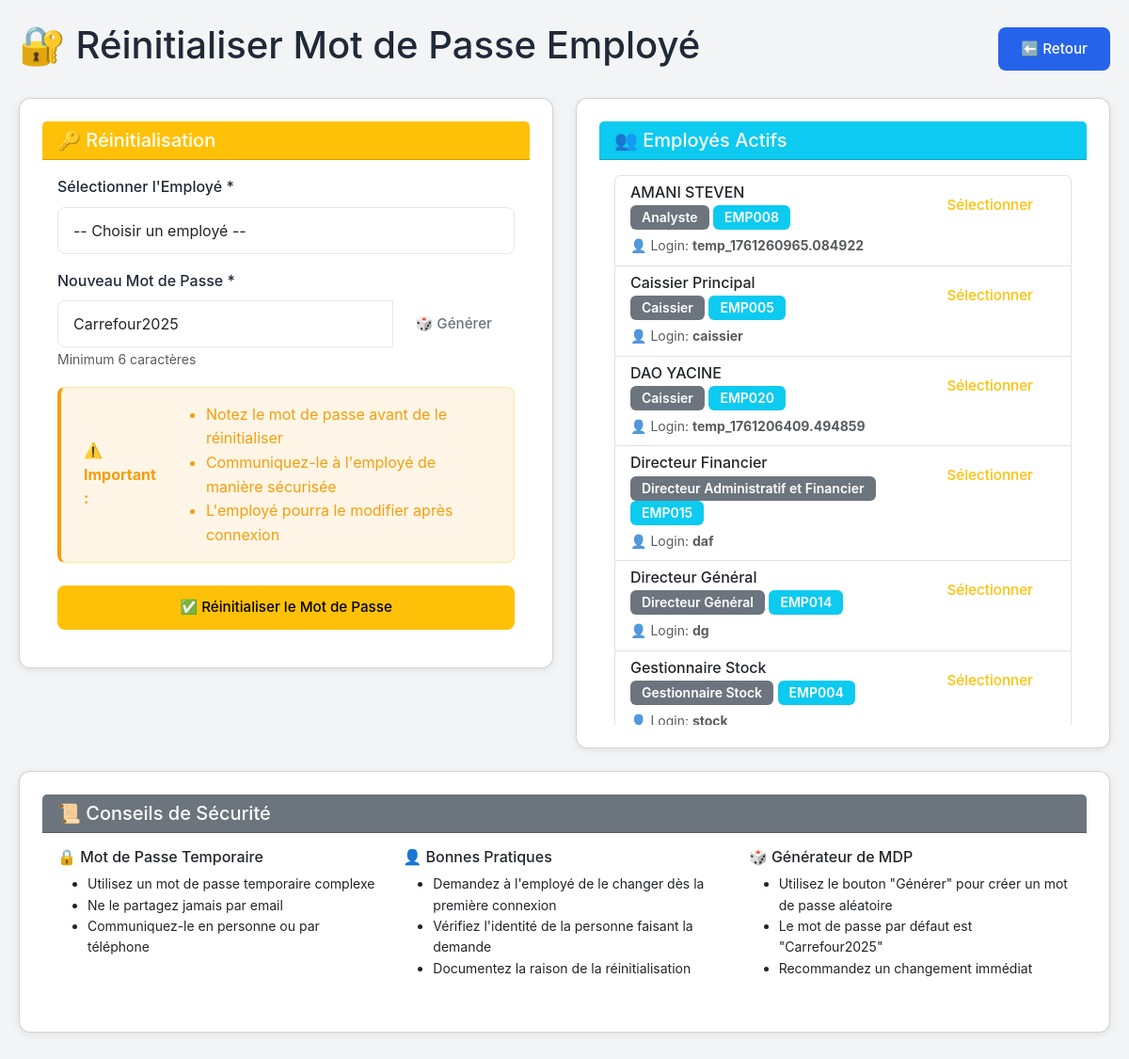
Page /rh/reinitialiser-mdp/ (signed in) on the committed database.
### CarrefourApp/models.py (models this page shows, shortened)
class Employe(AbstractUser):
    ROLES = [
        ('DG', 'Directeur Général'),
        ('DAF', 'Directeur Administratif et Financier'),
        ('RH', 'Responsable RH'),
        ('STOCK', 'Gestionnaire Stock'),
        ('CAISSIER', 'Caissier'),
        ('MARKETING', 'Marketing'),
        ('ANALYSTE', 'Analyste'),
    ]
    DEPARTEMENTS = [
        ('DIRECTION', 'Direction Générale'),
        ('FINANCE', 'Finance'),
        ('RH', 'Ressources Humaines'),
        ('LOGISTIQUE', 'Logistique'),
        ('VENTES', 'Ventes'),
        ('MARKETING', 'Marketing'),
        ('ALIMENTAIRE', 'Alimentaire'),
        ('HYGIENE', 'Hygiène'),
    ]
    employee_id = models.CharField(max_length=20, unique=True, blank=True)
    role = models.CharField(max_length=20, choices=ROLES, default='CAISSIER')
    departement = models.CharField(max_length=50, choices=DEPARTEMENTS, default='VENTES')
    telephone = models.CharField(max_length=20, blank=True)
    photo = models.ImageField(upload_to='employees/', blank=True, null=True)
    date_embauche = models.DateField(default=timezone.now)
    est_actif = models.BooleanField(default=True)
    est_compte_systeme = models.BooleanField(default=False, help_text="Compte système protégé (DG, DAF, RH) - Ne peut pas être supprimé")
    acces_stocks = models.BooleanField(default=False)
    acces_caisse = models.BooleanField(default=False)
    acces_fidelisation = models.BooleanField(default=False)
    acces_rapports = models.BooleanField(default=False)
    heure_debut_travail = models.TimeField(default='08:00', help_text="Heure de début de travail")
    heure_fin_travail = models.TimeField(default='17:00', help_text="Heure de fin de travail")
    duree_pause = models.IntegerField(default=90, help_text="Durée de la pause en minutes (par défaut 1h30)")
    derniere_connexion_custom = models.DateTimeField(null=True, blank=True)
    class Meta:
        verbose_name = 'Employé'
        verbose_name_plural = 'Employés'

### CarrefourApp/views.py (the view, shortened to what this page needs)
# urls.py: path('rh/reinitialiser-mdp/', views.rh_reinitialiser_mdp, name='rh_reinitialiser_mdp'),
@login_required
def rh_reinitialiser_mdp(request):
    if request.user.role not in ['RH', 'MANAGER', 'ADMIN', 'DG', 'DAF']:
        messages.error(request, "Accès refusé. Réservé aux RH/Managers.")
        return redirect('dashboard_rh')
    employes = Employe.objects.filter(est_actif=True).order_by('first_name', 'last_name')
    context = {
        'employes': employes,
    }
    return render(request, 'planning/rh_reinitialiser_mdp.html', context)

### CarrefourApp/context_processors.py (called while the page is built)
def dashboard_url(request):
    if request.user.is_authenticated:
        dashboard_map = {
            'DG': 'dashboard_dg',
            'DAF': 'dashboard_daf',
            'RH': 'dashboard_rh',
            'STOCK': 'dashboard_stock',
            'CAISSIER': 'dashboard_caisse',
            'MARKETING': 'dashboard_marketing',
        }
        return {
            'user_dashboard_url': dashboard_map.get(request.user.role, 'home')
        }
    return {
        'user_dashboard_url': 'home'
    }

### templates/planning/rh_reinitialiser_mdp.html (shortened to what this page needs)
{% extends 'base.html' %}
{% load static %}
{% block content %}
<div class="container mt-4">
    <div class="d-flex justify-content-between align-items-center mb-4">
        <h1>🔐 Réinitialiser Mot de Passe Employé</h1>
        <a href="{% url 'dashboard_rh' %}" class="btn btn-secondary">⬅️ Retour</a>
    </div>
    <div class="row">
        <div class="col-md-6">
            <div class="card">
                <div class="card-header bg-warning text-white">
                    <h5 class="mb-0">🔑 Réinitialisation</h5>
                </div>
                <div class="card-body">
                    <form method="POST">
                        <div class="mb-3">
                            <label for="employe_id" class="form-label">Sélectionner l'Employé *</label>
                            <select name="employe_id" id="employe_id" class="form-control" required>
                                <option value="">-- Choisir un employé --</option>
                            </select>
                        </div>
                        <div class="mb-3">
                            <label for="nouveau_mot_de_passe" class="form-label">Nouveau Mot de Passe *</label>
                            <div class="input-group">
                                <input type="text" name="nouveau_mot_de_passe" id="nouveau_mot_de_passe"
                                    class="form-control" required minlength="6" value="Carrefour2025">
                                <button type="button" class="btn btn-outline-secondary" onclick="genererMDP()">
                                    🎲 Générer
                                </button>
                            </div>
                            <small class="text-muted">Minimum 6 caractères</small>
                        </div>
                        <div class="alert alert-warning">
                            <strong>⚠️ Important :</strong>
                            <ul class="mb-0">
                                <li>Notez le mot de passe avant de le réinitialiser</li>
                                <li>Communiquez-le à l'employé de manière sécurisée</li>
                                <li>L'employé pourra le modifier après connexion</li>
                            </ul>
                        </div>
                        <div class="d-grid">
                            <button type="submit" class="btn btn-warning btn-lg">
                                ✅ Réinitialiser le Mot de Passe
                            </button>
                        </div>
                    </form>
                </div>
            </div>
        </div>
        <div class="col-md-6">
            <div class="card">
                <div class="card-header bg-info text-white">
                    <h5 class="mb-0">👥 Employés Actifs</h5>
                </div>
                <div class="card-body" style="max-height: 600px; overflow-y: auto;">
                    <div class="list-group">
                        {% for emp in employes %}
                        <div class="list-group-item">
                            <div class="d-flex justify-content-between align-items-start">
                                <div>
                                    <h6 class="mb-1">{{ emp.get_full_name }}</h6>
                                    <p class="mb-1">
                                        <span class="badge bg-secondary">{{ emp.get_role_display }}</span>
                                        <span class="badge bg-info">{{ emp.employee_id }}</span>
                                    </p>
                                    <small class="text-muted">
                                        👤 Login: <strong>{{ emp.username }}</strong>
                                    </small>
                                </div>
                                <button class="btn btn-sm btn-outline-warning"
                                    onclick="selectEmploye('{{ emp.id }}', '{{ emp.get_full_name }}')">
                                    Sélectionner
                                </button>
                            </div>
                        </div>
                        {% endfor %}
                    </div>
                </div>
            </div>
        </div>
    </div>
    <div class="card mt-4">
        <div class="card-header bg-secondary text-white">
            <h5 class="mb-0">📜 Conseils de Sécurité</h5>
        </div>
        <div class="card-body">
            <div class="row">
                <div class="col-md-4">
                    <h6>🔒 Mot de Passe Temporaire</h6>
                    <ul class="small">
                        <li>Utilisez un mot de passe temporaire complexe</li>
                        <li>Ne le partagez jamais par email</li>
                        <li>Communiquez-le en personne ou par téléphone</li>
                    </ul>
                </div>
                <div class="col-md-4">
                    <h6>👤 Bonnes Pratiques</h6>
                    <ul class="small">
                        <li>Demandez à l'employé de le changer dès la première connexion</li>
                        <li>Vérifiez l'identité de la personne faisant la demande</li>
                        <li>Documentez la raison de la réinitialisation</li>
                    </ul>
                </div>
                <div class="col-md-4">
                    <h6>🎲 Générateur de MDP</h6>
                    <ul class="small">
                        <li>Utilisez le bouton "Générer" pour créer un mot de passe aléatoire</li>
                        <li>Le mot de passe par défaut est "Carrefour2025"</li>
                        <li>Recommandez un changement immédiat</li>
                    </ul>
                </div>
            </div>
        </div>
    </div>
</div>
{% endblock %}

### static/css/style.css (style rules this page uses)
:root { --primary-blue: #2563EB; --primary-green: #28A745; --light-blue: #EFF6FF; --light-green: #F0FDF4; --dark-blue: #1E40AF; --dark-green: #15803D; --text-dark: #1F2937; --text-light: #6B7280; --bg-gray: #F9FAFB; --border-gray: #E5E7EB; --white: #FFFFFF; --red: #DC2626; --orange: #F97316; --purple: #9333EA; --yellow: #FBBF24; }
* { margin: 0; padding: 0; box-sizing: border-box; }
body { font-family: 'Segoe UI', Tahoma, Geneva, Verdana, sans-serif; background-color: var(--bg-gray); color: var(--text-dark); line-height: 1.6; }
.container { max-width: 1400px; margin: 0 auto; padding: 0 20px; }
.btn { padding: 0.75rem 1.5rem; border: none; border-radius: 8px; font-weight: 600; cursor: pointer; transition: all 0.3s; text-decoration: none; display: inline-flex; align-items: center; gap: 0.5rem; font-size: 0.95rem; }
.btn-secondary { background: white; color: var(--primary-blue); border: 2px solid white; }
.card { background: white; border-radius: 12px; padding: 1.5rem; box-shadow: 0 2px 8px rgba(0, 0, 0, 0.08); transition: all 0.3s; }
.badge { padding: 0.35rem 0.75rem; border-radius: 20px; font-size: 0.8rem; font-weight: 600; display: inline-block; }
.form-control { width: 100%; padding: 0.75rem; border: 2px solid var(--border-gray); border-radius: 8px; font-size: 1rem; transition: border-color 0.3s; }
select.form-control { cursor: pointer; }
.alert { padding: 1rem 1.5rem; border-radius: 8px; margin-bottom: 1rem; display: flex; align-items: center; gap: 0.75rem; }
.alert-warning { background: #FFF7ED; color: #C2410C; border-left: 4px solid #F97316; }

### templates/base.html (style rules this page uses)
:root { --primary-green: #10b981; --primary-green-dark: #059669; --secondary-blue: #2563eb; --bg-gray: #f3f4f6; --text-dark: #1f2937; --text-muted: #6b7280; --border-color: #e5e7eb; --success: #22c55e; --warning: #f59e0b; --danger: #ef4444; --info: #3b82f6; }
* { margin: 0; padding: 0; box-sizing: border-box; }
body { font-family: -apple-system, BlinkMacSystemFont, 'Segoe UI', Roboto, 'Helvetica Neue', Arial, sans-serif; background: var(--bg-gray); color: var(--text-dark); line-height: 1.6; }
.btn { padding: 0.75rem 1.5rem; border-radius: 8px; border: none; font-weight: 500; cursor: pointer; transition: all 0.2s; text-decoration: none; display: inline-block; }
.btn-secondary { background: var(--secondary-blue); color: white; }
.form-label { display: block; margin-bottom: 0.5rem; font-weight: 500; color: var(--text-dark); }
.form-control { width: 100%; padding: 0.75rem 1rem; border: 1px solid var(--border-color); border-radius: 8px; font-size: 1rem; }
.badge { padding: 0.375rem 0.75rem; border-radius: 6px; font-size: 0.875rem; font-weight: 600; }
.alert { padding: 1rem 1.5rem; border-radius: 8px; margin-bottom: 1.5rem; }
.alert-warning { background: rgba(245, 158, 11, 0.1); color: var(--warning); border-left: 4px solid var(--warning); }

### rows in the picture
Employe: get_full_name "AMANI STEVEN", role "Analyste", employee_id "EMP008", username "temp_1761260965.084922"
Employe: get_full_name "Caissier Principal", role "Caissier", employee_id "EMP005", username "caissier"
Employe: get_full_name "DAO YACINE", role "Caissier", employee_id "EMP020", username "temp_1761206409.494859"
Employe: get_full_name "Directeur Financier", role "Directeur Administratif et Financier", employee_id "EMP015", username "daf"
Employe: get_full_name "Directeur Général", role "Directeur Général", employee_id "EMP014", username "dg"
Employe: get_full_name "Gestionnaire Stock", role "Gestionnaire Stock", employee_id "EMP004", username "stock"
